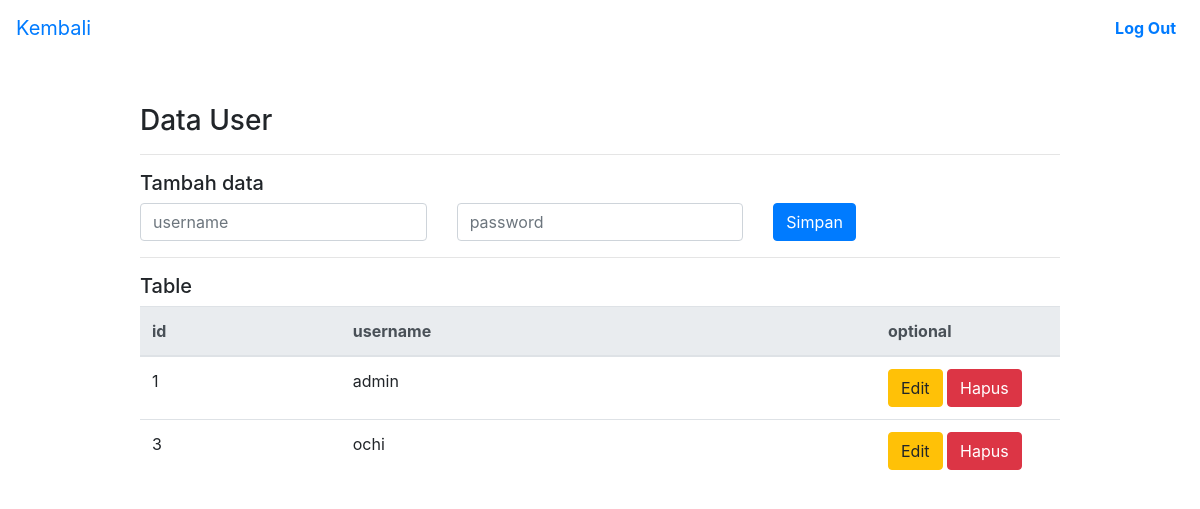
The page /user.php (signed in) on the database its author committed.
### tables this page shows
CREATE TABLE `user` (
  `id_user` int(11) NOT NULL,
  `username` varchar(30) NOT NULL,
  `password` varchar(50) NOT NULL
);

### user.php (the view, shortened to what this page needs)
<?php
include "proses/config.php";
?>
<!DOCTYPE html>
<html lang="en">
<head>
    <link rel="stylesheet" href="style.css">
</head>
<body>
<nav class="navbar navbar-expand-lg navbar-transparent bg-transparent">
  <a class="navbar-brand " href="index.php">Kembali</a>
  <div class="collapse navbar-collapse" id="navbarTogglerDemo03">
    <ul class="navbar-nav ml-auto mt-2 mt-lg-0">
      <li class="nav-item active">
        <a class="nav-link " href="index.php?keluar=keluar"><b>Log Out</b><span class="sr-only">(current)</span></a>
      </li>
    </ul>
  </div>
</nav>
<div class="container mt-5">
    <div class="row justify-content-center">
        <div class="col-12 col-xl-10">
            <h3>Data User</h3>
            <hr>
            <h5>Tambah data</h5>
            <form action="proses/pt_user.php" method="post">
            <div class="row">
                <div class="col-4">
                <input type="text" class="form-control" name="username" placeholder="username" required>
                </div>
                <div class="col-4">
                <input type="text" class="form-control" name="password" placeholder="password" required>
                </div>
                <div class="col-2">
                 <button class="btn btn-primary">Simpan</button>
                </div>
            </div>
            </form>
             <hr>
            <h5>Table</h5>
            <table class="table">
                <thead class="thead-light">
                    <tr>
                    <th scope="col">id</th>
                    <th scope="col">username</th>
                    <th scope="col" width="20%">optional</th>
                    </tr>
                </thead>
                <tbody>
                    <?php
                    $sql = "SELECT * FROM user ";
                    $result = mysqli_query($conn, $sql);
                    if (mysqli_num_rows($result) > 0) {
                      while($row = mysqli_fetch_assoc($result)) {
                        echo '<tr>';
                        echo "<td>".$row['id_user']."</td>";
                        echo "<td>".$row['username']."</td>";
                        echo "<td>
                        <a href='e_user.php?id=".$row['id_user']."' class='btn btn-warning'>Edit</a>
                        <a href='proses/ph_user.php?id=".$row['id_user']."' class='btn btn-danger'>Hapus</a>
                        </td>";
                        echo '</tr>';
                      }
                    } else {
                      echo '<tr>';
                      echo " <td colspan='2'>Kosong</td>";
                      echo '</tr>';
                    }
                    ?>
                </tbody>
                </table>
        </div>
    </div>
</div>
</body>
</html>

### rows shown on the page
user: id_user "1", username "admin"
user: id_user "3", username "ochi"
